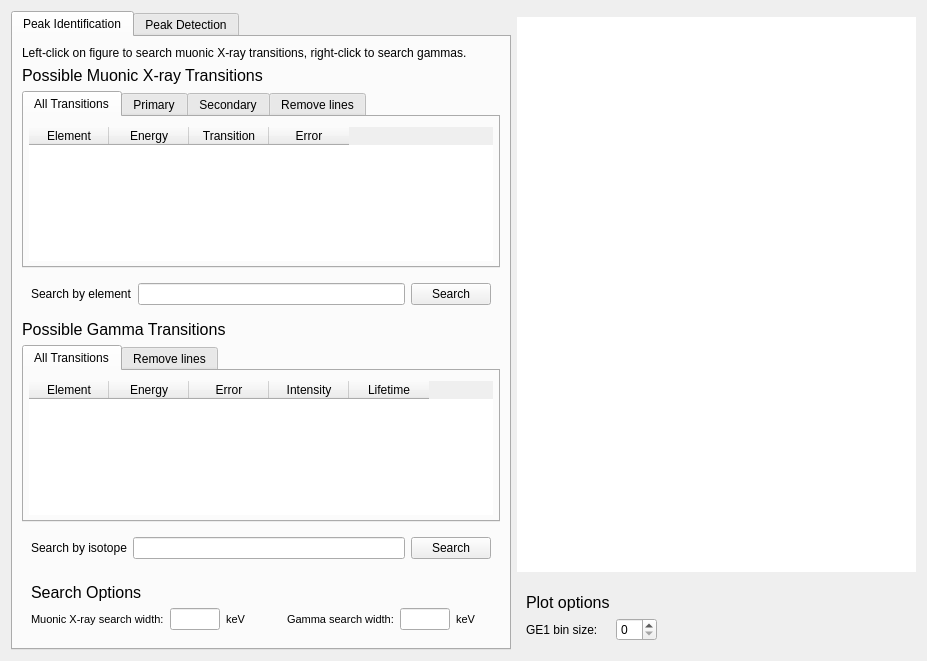
<?xml version="1.0" encoding="UTF-8"?>
<ui version="4.0">
 <class>plot_analysis</class>
 <widget class="QWidget" name="plot_analysis">
  <property name="enabled">
   <bool>true</bool>
  </property>
  <property name="geometry">
   <rect>
    <x>0</x>
    <y>0</y>
    <width>923</width>
    <height>661</height>
   </rect>
  </property>
  <property name="cursor">
   <cursorShape>ArrowCursor</cursorShape>
  </property>
  <property name="windowTitle">
   <string>Form</string>
  </property>
  <layout class="QGridLayout" name="gridLayout_2">
   <item row="1" column="1">
    <widget class="QWidget" name="plot_widget_container" native="true">
     <property name="sizePolicy">
      <sizepolicy hsizetype="Expanding" vsizetype="Expanding">
       <horstretch>0</horstretch>
       <verstretch>0</verstretch>
      </sizepolicy>
     </property>
     <property name="minimumSize">
      <size>
       <width>399</width>
       <height>0</height>
      </size>
     </property>
     <property name="styleSheet">
      <string notr="true">background: white</string>
     </property>
    </widget>
   </item>
   <item row="0" column="0" rowspan="4">
    <widget class="QTabWidget" name="tab_menu">
     <property name="enabled">
      <bool>true</bool>
     </property>
     <property name="minimumSize">
      <size>
       <width>500</width>
       <height>0</height>
      </size>
     </property>
     <property name="maximumSize">
      <size>
       <width>500</width>
       <height>16777215</height>
      </size>
     </property>
     <property name="baseSize">
      <size>
       <width>0</width>
       <height>0</height>
      </size>
     </property>
     <property name="currentIndex">
      <number>0</number>
     </property>
     <widget class="QWidget" name="click_search_container">
      <property name="minimumSize">
       <size>
        <width>0</width>
        <height>0</height>
       </size>
      </property>
      <property name="styleSheet">
       <string notr="true"/>
      </property>
      <attribute name="title">
       <string>Peak Identification</string>
      </attribute>
      <layout class="QVBoxLayout" name="verticalLayout">
       <item>
        <widget class="QLabel" name="instruction_label">
         <property name="text">
          <string>Left-click on figure to search muonic X-ray transitions, right-click to search gammas.</string>
         </property>
        </widget>
       </item>
       <item>
        <widget class="QLabel" name="muonic_xray_table_label">
         <property name="font">
          <font>
           <pointsize>12</pointsize>
          </font>
         </property>
         <property name="text">
          <string>Possible Muonic X-ray Transitions</string>
         </property>
        </widget>
       </item>
       <item>
        <widget class="QTabWidget" name="muonic_xrays_tab_menu">
         <property name="enabled">
          <bool>true</bool>
         </property>
         <property name="layoutDirection">
          <enum>Qt::LeftToRight</enum>
         </property>
         <property name="autoFillBackground">
          <bool>false</bool>
         </property>
         <property name="styleSheet">
          <string notr="true"/>
         </property>
         <property name="tabShape">
          <enum>QTabWidget::Rounded</enum>
         </property>
         <property name="currentIndex">
          <number>0</number>
         </property>
         <property name="elideMode">
          <enum>Qt::ElideNone</enum>
         </property>
         <property name="documentMode">
          <bool>false</bool>
         </property>
         <property name="tabsClosable">
          <bool>false</bool>
         </property>
         <property name="tabBarAutoHide">
          <bool>false</bool>
         </property>
         <widget class="QWidget" name="all_tab_2">
          <property name="enabled">
           <bool>true</bool>
          </property>
          <property name="autoFillBackground">
           <bool>false</bool>
          </property>
          <property name="styleSheet">
           <string notr="true"/>
          </property>
          <attribute name="title">
           <string>All Transitions</string>
          </attribute>
          <layout class="QVBoxLayout" name="verticalLayout_2">
           <property name="spacing">
            <number>0</number>
           </property>
           <property name="leftMargin">
            <number>5</number>
           </property>
           <property name="topMargin">
            <number>10</number>
           </property>
           <property name="rightMargin">
            <number>5</number>
           </property>
           <property name="bottomMargin">
            <number>5</number>
           </property>
           <item>
            <widget class="BaseTable" name="muonic_xray_table_all">
             <property name="enabled">
              <bool>true</bool>
             </property>
             <property name="sizePolicy">
              <sizepolicy hsizetype="Expanding" vsizetype="Expanding">
               <horstretch>3</horstretch>
               <verstretch>0</verstretch>
              </sizepolicy>
             </property>
             <property name="autoFillBackground">
              <bool>false</bool>
             </property>
             <property name="styleSheet">
              <string notr="true"/>
             </property>
             <property name="frameShape">
              <enum>QFrame::NoFrame</enum>
             </property>
             <property name="sizeAdjustPolicy">
              <enum>QAbstractScrollArea::AdjustIgnored</enum>
             </property>
             <property name="alternatingRowColors">
              <bool>false</bool>
             </property>
             <property name="showGrid">
              <bool>true</bool>
             </property>
             <property name="gridStyle">
              <enum>Qt::SolidLine</enum>
             </property>
             <property name="sortingEnabled">
              <bool>true</bool>
             </property>
             <property name="wordWrap">
              <bool>true</bool>
             </property>
             <property name="cornerButtonEnabled">
              <bool>false</bool>
             </property>
             <attribute name="horizontalHeaderCascadingSectionResizes">
              <bool>false</bool>
             </attribute>
             <attribute name="horizontalHeaderMinimumSectionSize">
              <number>32</number>
             </attribute>
             <attribute name="horizontalHeaderDefaultSectionSize">
              <number>80</number>
             </attribute>
             <attribute name="horizontalHeaderStretchLastSection">
              <bool>false</bool>
             </attribute>
             <attribute name="verticalHeaderCascadingSectionResizes">
              <bool>false</bool>
             </attribute>
             <attribute name="verticalHeaderShowSortIndicator" stdset="0">
              <bool>true</bool>
             </attribute>
             <attribute name="verticalHeaderStretchLastSection">
              <bool>false</bool>
             </attribute>
             <column>
              <property name="text">
               <string>Element</string>
              </property>
             </column>
             <column>
              <property name="text">
               <string>Energy</string>
              </property>
             </column>
             <column>
              <property name="text">
               <string>Transition</string>
              </property>
             </column>
             <column>
              <property name="text">
               <string>Error</string>
              </property>
             </column>
            </widget>
           </item>
          </layout>
         </widget>
         <widget class="QWidget" name="prim_tab">
          <property name="enabled">
           <bool>true</bool>
          </property>
          <attribute name="title">
           <string>Primary</string>
          </attribute>
          <layout class="QVBoxLayout" name="verticalLayout_4">
           <property name="leftMargin">
            <number>5</number>
           </property>
           <property name="topMargin">
            <number>10</number>
           </property>
           <property name="rightMargin">
            <number>5</number>
           </property>
           <property name="bottomMargin">
            <number>5</number>
           </property>
           <item>
            <widget class="BaseTable" name="muonic_xray_table_prim">
             <property name="enabled">
              <bool>true</bool>
             </property>
             <property name="sizePolicy">
              <sizepolicy hsizetype="Expanding" vsizetype="Expanding">
               <horstretch>3</horstretch>
               <verstretch>0</verstretch>
              </sizepolicy>
             </property>
             <property name="autoFillBackground">
              <bool>false</bool>
             </property>
             <property name="styleSheet">
              <string notr="true"/>
             </property>
             <property name="frameShape">
              <enum>QFrame::NoFrame</enum>
             </property>
             <property name="sizeAdjustPolicy">
              <enum>QAbstractScrollArea::AdjustIgnored</enum>
             </property>
             <property name="alternatingRowColors">
              <bool>false</bool>
             </property>
             <property name="showGrid">
              <bool>true</bool>
             </property>
             <property name="gridStyle">
              <enum>Qt::SolidLine</enum>
             </property>
             <property name="sortingEnabled">
              <bool>true</bool>
             </property>
             <property name="wordWrap">
              <bool>true</bool>
             </property>
             <property name="cornerButtonEnabled">
              <bool>false</bool>
             </property>
             <attribute name="horizontalHeaderCascadingSectionResizes">
              <bool>false</bool>
             </attribute>
             <attribute name="horizontalHeaderMinimumSectionSize">
              <number>32</number>
             </attribute>
             <attribute name="horizontalHeaderDefaultSectionSize">
              <number>80</number>
             </attribute>
             <attribute name="horizontalHeaderStretchLastSection">
              <bool>false</bool>
             </attribute>
             <attribute name="verticalHeaderCascadingSectionResizes">
              <bool>false</bool>
             </attribute>
             <attribute name="verticalHeaderShowSortIndicator" stdset="0">
              <bool>true</bool>
             </attribute>
             <attribute name="verticalHeaderStretchLastSection">
              <bool>false</bool>
             </attribute>
             <column>
              <property name="text">
               <string>Element</string>
              </property>
             </column>
             <column>
              <property name="text">
               <string>Energy</string>
              </property>
             </column>
             <column>
              <property name="text">
               <string>Transition</string>
              </property>
             </column>
             <column>
              <property name="text">
               <string>Error</string>
              </property>
             </column>
            </widget>
           </item>
          </layout>
         </widget>
         <widget class="QWidget" name="sec_tab">
          <attribute name="title">
           <string>Secondary</string>
          </attribute>
          <layout class="QVBoxLayout" name="verticalLayout_5">
           <property name="leftMargin">
            <number>5</number>
           </property>
           <property name="topMargin">
            <number>10</number>
           </property>
           <property name="rightMargin">
            <number>5</number>
           </property>
           <property name="bottomMargin">
            <number>5</number>
           </property>
           <item>
            <widget class="BaseTable" name="muonic_xray_table_sec">
             <property name="enabled">
              <bool>true</bool>
             </property>
             <property name="sizePolicy">
              <sizepolicy hsizetype="Expanding" vsizetype="Expanding">
               <horstretch>3</horstretch>
               <verstretch>0</verstretch>
              </sizepolicy>
             </property>
             <property name="autoFillBackground">
              <bool>false</bool>
             </property>
             <property name="styleSheet">
              <string notr="true"/>
             </property>
             <property name="frameShape">
              <enum>QFrame::NoFrame</enum>
             </property>
             <property name="sizeAdjustPolicy">
              <enum>QAbstractScrollArea::AdjustIgnored</enum>
             </property>
             <property name="alternatingRowColors">
              <bool>false</bool>
             </property>
             <property name="showGrid">
              <bool>true</bool>
             </property>
             <property name="gridStyle">
              <enum>Qt::SolidLine</enum>
             </property>
             <property name="sortingEnabled">
              <bool>true</bool>
             </property>
             <property name="wordWrap">
              <bool>true</bool>
             </property>
             <property name="cornerButtonEnabled">
              <bool>false</bool>
             </property>
             <attribute name="horizontalHeaderCascadingSectionResizes">
              <bool>false</bool>
             </attribute>
             <attribute name="horizontalHeaderMinimumSectionSize">
              <number>32</number>
             </attribute>
             <attribute name="horizontalHeaderDefaultSectionSize">
              <number>80</number>
             </attribute>
             <attribute name="horizontalHeaderStretchLastSection">
              <bool>false</bool>
             </attribute>
             <attribute name="verticalHeaderCascadingSectionResizes">
              <bool>false</bool>
             </attribute>
             <attribute name="verticalHeaderMinimumSectionSize">
              <number>12</number>
             </attribute>
             <attribute name="verticalHeaderShowSortIndicator" stdset="0">
              <bool>true</bool>
             </attribute>
             <attribute name="verticalHeaderStretchLastSection">
              <bool>false</bool>
             </attribute>
             <column>
              <property name="text">
               <string>Element</string>
              </property>
             </column>
             <column>
              <property name="text">
               <string>Energy</string>
              </property>
             </column>
             <column>
              <property name="text">
               <string>Transition</string>
              </property>
             </column>
             <column>
              <property name="text">
               <string>Error</string>
              </property>
             </column>
            </widget>
           </item>
          </layout>
         </widget>
         <widget class="QWidget" name="remove_tab_2">
          <attribute name="title">
           <string>Remove lines</string>
          </attribute>
          <layout class="QVBoxLayout" name="verticalLayout_6">
           <property name="leftMargin">
            <number>5</number>
           </property>
           <property name="topMargin">
            <number>10</number>
           </property>
           <property name="rightMargin">
            <number>5</number>
           </property>
           <property name="bottomMargin">
            <number>5</number>
           </property>
           <item>
            <widget class="BaseTable" name="plotted_mu_xrays_table">
             <property name="styleSheet">
              <string notr="true"/>
             </property>
             <property name="frameShape">
              <enum>QFrame::NoFrame</enum>
             </property>
             <column>
              <property name="text">
               <string>Click to remove line.</string>
              </property>
             </column>
            </widget>
           </item>
          </layout>
         </widget>
        </widget>
       </item>
       <item>
        <widget class="QWidget" name="muon_search_widget" native="true">
         <layout class="QHBoxLayout" name="horizontalLayout">
          <item alignment="Qt::AlignLeft">
           <widget class="QLabel" name="muon_search_label">
            <property name="sizePolicy">
             <sizepolicy hsizetype="Minimum" vsizetype="Preferred">
              <horstretch>0</horstretch>
              <verstretch>0</verstretch>
             </sizepolicy>
            </property>
            <property name="text">
             <string>Search by element</string>
            </property>
           </widget>
          </item>
          <item>
           <widget class="QLineEdit" name="muon_search_line_edit"/>
          </item>
          <item>
           <widget class="QPushButton" name="muon_search_button">
            <property name="text">
             <string>Search</string>
            </property>
           </widget>
          </item>
         </layout>
        </widget>
       </item>
       <item>
        <widget class="QLabel" name="gamma_table_label">
         <property name="font">
          <font>
           <pointsize>12</pointsize>
          </font>
         </property>
         <property name="text">
          <string>Possible Gamma Transitions</string>
         </property>
        </widget>
       </item>
       <item>
        <widget class="QTabWidget" name="gamma_tab_menu">
         <property name="currentIndex">
          <number>0</number>
         </property>
         <widget class="QWidget" name="all_tab">
          <attribute name="title">
           <string>All Transitions</string>
          </attribute>
          <layout class="QVBoxLayout" name="verticalLayout_3">
           <property name="leftMargin">
            <number>5</number>
           </property>
           <property name="topMargin">
            <number>10</number>
           </property>
           <property name="rightMargin">
            <number>5</number>
           </property>
           <property name="bottomMargin">
            <number>5</number>
           </property>
           <item>
            <widget class="BaseTable" name="gamma_table">
             <property name="sizePolicy">
              <sizepolicy hsizetype="Expanding" vsizetype="Expanding">
               <horstretch>0</horstretch>
               <verstretch>0</verstretch>
              </sizepolicy>
             </property>
             <property name="layoutDirection">
              <enum>Qt::LeftToRight</enum>
             </property>
             <property name="autoFillBackground">
              <bool>false</bool>
             </property>
             <property name="styleSheet">
              <string notr="true"/>
             </property>
             <property name="frameShape">
              <enum>QFrame::NoFrame</enum>
             </property>
             <property name="frameShadow">
              <enum>QFrame::Sunken</enum>
             </property>
             <property name="sizeAdjustPolicy">
              <enum>QAbstractScrollArea::AdjustIgnored</enum>
             </property>
             <property name="alternatingRowColors">
              <bool>false</bool>
             </property>
             <property name="showGrid">
              <bool>true</bool>
             </property>
             <property name="gridStyle">
              <enum>Qt::SolidLine</enum>
             </property>
             <property name="sortingEnabled">
              <bool>true</bool>
             </property>
             <attribute name="horizontalHeaderMinimumSectionSize">
              <number>75</number>
             </attribute>
             <attribute name="horizontalHeaderDefaultSectionSize">
              <number>80</number>
             </attribute>
             <attribute name="horizontalHeaderShowSortIndicator" stdset="0">
              <bool>true</bool>
             </attribute>
             <attribute name="verticalHeaderMinimumSectionSize">
              <number>12</number>
             </attribute>
             <attribute name="verticalHeaderShowSortIndicator" stdset="0">
              <bool>true</bool>
             </attribute>
             <column>
              <property name="text">
               <string>Element</string>
              </property>
             </column>
             <column>
              <property name="text">
               <string>Energy</string>
              </property>
             </column>
             <column>
              <property name="text">
               <string>Error</string>
              </property>
             </column>
             <column>
              <property name="text">
               <string>Intensity</string>
              </property>
             </column>
             <column>
              <property name="text">
               <string>Lifetime</string>
              </property>
             </column>
            </widget>
           </item>
          </layout>
         </widget>
         <widget class="QWidget" name="remove_tab">
          <attribute name="title">
           <string>Remove lines</string>
          </attribute>
          <layout class="QVBoxLayout" name="verticalLayout_7">
           <property name="leftMargin">
            <number>5</number>
           </property>
           <property name="topMargin">
            <number>10</number>
           </property>
           <property name="rightMargin">
            <number>5</number>
           </property>
           <property name="bottomMargin">
            <number>5</number>
           </property>
           <item>
            <widget class="BaseTable" name="plotted_gammas_table">
             <property name="styleSheet">
              <string notr="true"/>
             </property>
             <property name="frameShape">
              <enum>QFrame::NoFrame</enum>
             </property>
             <column>
              <property name="text">
               <string>Click to remove line.</string>
              </property>
             </column>
            </widget>
           </item>
          </layout>
         </widget>
        </widget>
       </item>
       <item>
        <widget class="QWidget" name="gamma_search_widget" native="true">
         <layout class="QHBoxLayout" name="horizontalLayout_2">
          <item>
           <widget class="QLabel" name="gamma_search_label">
            <property name="sizePolicy">
             <sizepolicy hsizetype="Minimum" vsizetype="Preferred">
              <horstretch>0</horstretch>
              <verstretch>0</verstretch>
             </sizepolicy>
            </property>
            <property name="text">
             <string>Search by isotope</string>
            </property>
           </widget>
          </item>
          <item>
           <widget class="QLineEdit" name="gamma_search_line_edit"/>
          </item>
          <item>
           <widget class="QPushButton" name="gamma_search_button">
            <property name="text">
             <string>Search</string>
            </property>
           </widget>
          </item>
         </layout>
        </widget>
       </item>
       <item alignment="Qt::AlignBottom">
        <widget class="QWidget" name="options_container" native="true">
         <property name="styleSheet">
          <string notr="true"/>
         </property>
         <layout class="QGridLayout" name="gridLayout">
          <item row="3" column="2">
           <widget class="QLineEdit" name="mu_xray_search_width_line_edit">
            <property name="minimumSize">
             <size>
              <width>0</width>
              <height>0</height>
             </size>
            </property>
            <property name="maximumSize">
             <size>
              <width>50</width>
              <height>16777215</height>
             </size>
            </property>
            <property name="text">
             <string/>
            </property>
           </widget>
          </item>
          <item row="3" column="0">
           <widget class="QLabel" name="mu_xray_search_width_label">
            <property name="maximumSize">
             <size>
              <width>150</width>
              <height>16777215</height>
             </size>
            </property>
            <property name="font">
             <font>
              <pointsize>8</pointsize>
             </font>
            </property>
            <property name="text">
             <string>Muonic X-ray search width:</string>
            </property>
           </widget>
          </item>
          <item row="0" column="0">
           <widget class="QLabel" name="options_label">
            <property name="font">
             <font>
              <pointsize>12</pointsize>
             </font>
            </property>
            <property name="text">
             <string>Search Options</string>
            </property>
           </widget>
          </item>
          <item row="3" column="4">
           <spacer name="verticalSpacer">
            <property name="orientation">
             <enum>Qt::Vertical</enum>
            </property>
            <property name="sizeHint" stdset="0">
             <size>
              <width>20</width>
              <height>40</height>
             </size>
            </property>
           </spacer>
          </item>
          <item row="3" column="3">
           <widget class="QLabel" name="kev_label">
            <property name="font">
             <font>
              <pointsize>8</pointsize>
             </font>
            </property>
            <property name="text">
             <string>keV</string>
            </property>
           </widget>
          </item>
          <item row="3" column="5">
           <widget class="QLabel" name="gamma_search_width_label">
            <property name="maximumSize">
             <size>
              <width>150</width>
              <height>16777215</height>
             </size>
            </property>
            <property name="font">
             <font>
              <pointsize>8</pointsize>
             </font>
            </property>
            <property name="text">
             <string>Gamma search width:</string>
            </property>
           </widget>
          </item>
          <item row="3" column="6">
           <widget class="QLineEdit" name="gamma_search_width_line_edit">
            <property name="minimumSize">
             <size>
              <width>0</width>
              <height>0</height>
             </size>
            </property>
            <property name="maximumSize">
             <size>
              <width>50</width>
              <height>16777215</height>
             </size>
            </property>
            <property name="text">
             <string/>
            </property>
           </widget>
          </item>
          <item row="3" column="7">
           <widget class="QLabel" name="kev_label_2">
            <property name="font">
             <font>
              <pointsize>8</pointsize>
             </font>
            </property>
            <property name="text">
             <string>keV</string>
            </property>
           </widget>
          </item>
         </layout>
        </widget>
       </item>
      </layout>
     </widget>
     <widget class="QWidget" name="peak_find_container">
      <attribute name="title">
       <string>Peak Detection</string>
      </attribute>
      <layout class="QVBoxLayout" name="verticalLayout_8">
       <item>
        <widget class="QLabel" name="label_3">
         <property name="font">
          <font>
           <pointsize>12</pointsize>
          </font>
         </property>
         <property name="text">
          <string>Detect peaks and search muonic X-ray database</string>
         </property>
        </widget>
       </item>
       <item>
        <widget class="QWidget" name="settings_container" native="true">
         <property name="sizePolicy">
          <sizepolicy hsizetype="MinimumExpanding" vsizetype="Preferred">
           <horstretch>0</horstretch>
           <verstretch>0</verstretch>
          </sizepolicy>
         </property>
         <layout class="QGridLayout" name="gridLayout_3">
          <property name="bottomMargin">
           <number>0</number>
          </property>
          <item row="1" column="1" alignment="Qt::AlignLeft">
           <widget class="QLabel" name="routine_select_label">
            <property name="text">
             <string>Select peak finding routine</string>
            </property>
           </widget>
          </item>
          <item row="2" column="1">
           <widget class="QCheckBox" name="use_default_checkbox">
            <property name="text">
             <string>Use default settings?</string>
            </property>
            <property name="checked">
             <bool>true</bool>
            </property>
           </widget>
          </item>
          <item row="1" column="2">
           <widget class="QComboBox" name="routine_select_combo"/>
          </item>
         </layout>
        </widget>
       </item>
       <item alignment="Qt::AlignTop">
        <widget class="QWidget" name="custom_settings_container" native="true">
         <property name="enabled">
          <bool>true</bool>
         </property>
         <layout class="QFormLayout" name="formLayout">
          <property name="verticalSpacing">
           <number>3</number>
          </property>
          <property name="leftMargin">
           <number>9</number>
          </property>
          <property name="topMargin">
           <number>0</number>
          </property>
          <property name="rightMargin">
           <number>9</number>
          </property>
          <property name="bottomMargin">
           <number>0</number>
          </property>
          <item row="0" column="0">
           <widget class="QLabel" name="height_label">
            <property name="text">
             <string>Minimum Peak Height</string>
            </property>
           </widget>
          </item>
          <item row="0" column="1">
           <widget class="QLineEdit" name="height_line_edit"/>
          </item>
          <item row="2" column="0">
           <widget class="QLabel" name="threshold_label">
            <property name="text">
             <string>Threshold</string>
            </property>
           </widget>
          </item>
          <item row="2" column="1">
           <widget class="QLineEdit" name="threshold_line_edit"/>
          </item>
          <item row="4" column="0">
           <widget class="QLabel" name="distance_label">
            <property name="text">
             <string>Maximum Peak Distance</string>
            </property>
           </widget>
          </item>
          <item row="4" column="1">
           <widget class="QLineEdit" name="distance_line_edit"/>
          </item>
         </layout>
        </widget>
       </item>
       <item>
        <widget class="QPushButton" name="find_peaks_button">
         <property name="text">
          <string>Find Peaks</string>
         </property>
        </widget>
       </item>
       <item>
        <widget class="QLabel" name="label">
         <property name="font">
          <font>
           <pointsize>12</pointsize>
          </font>
         </property>
         <property name="text">
          <string>Results</string>
         </property>
        </widget>
       </item>
       <item>
        <widget class="BaseTable" name="peakfind_results_table">
         <property name="maximumSize">
          <size>
           <width>16777215</width>
           <height>150</height>
          </size>
         </property>
         <property name="frameShape">
          <enum>QFrame::NoFrame</enum>
         </property>
         <column>
          <property name="text">
           <string>Detector</string>
          </property>
         </column>
         <column>
          <property name="text">
           <string>Most frequently detected elements</string>
          </property>
         </column>
        </widget>
       </item>
       <item>
        <widget class="QLabel" name="label_2">
         <property name="font">
          <font>
           <pointsize>12</pointsize>
          </font>
         </property>
         <property name="text">
          <string>Detailed report</string>
         </property>
        </widget>
       </item>
       <item>
        <widget class="QTreeWidget" name="peakfind_results_tree">
         <property name="frameShape">
          <enum>QFrame::NoFrame</enum>
         </property>
         <column>
          <property name="text">
           <string>Detector</string>
          </property>
         </column>
         <column>
          <property name="text">
           <string>Peak detected</string>
          </property>
         </column>
         <column>
          <property name="text">
           <string>Possible Elements</string>
          </property>
         </column>
        </widget>
       </item>
       <item alignment="Qt::AlignTop">
        <widget class="QPushButton" name="reset_button">
         <property name="text">
          <string>Reset</string>
         </property>
        </widget>
       </item>
      </layout>
     </widget>
    </widget>
   </item>
   <item row="3" column="1">
    <widget class="QFrame" name="frame">
     <property name="frameShape">
      <enum>QFrame::NoFrame</enum>
     </property>
     <layout class="QGridLayout" name="gridLayout_4">
      <item row="1" column="2">
       <widget class="QSpinBox" name="bin_size_spin_box"/>
      </item>
      <item row="1" column="1">
       <widget class="QLabel" name="label_4">
        <property name="sizePolicy">
         <sizepolicy hsizetype="Maximum" vsizetype="Preferred">
          <horstretch>0</horstretch>
          <verstretch>0</verstretch>
         </sizepolicy>
        </property>
        <property name="maximumSize">
         <size>
          <width>110</width>
          <height>16777215</height>
         </size>
        </property>
        <property name="text">
         <string>GE1 bin size:</string>
        </property>
       </widget>
      </item>
      <item row="1" column="3">
       <spacer name="horizontalSpacer">
        <property name="orientation">
         <enum>Qt::Horizontal</enum>
        </property>
        <property name="sizeHint" stdset="0">
         <size>
          <width>40</width>
          <height>20</height>
         </size>
        </property>
       </spacer>
      </item>
      <item row="0" column="1">
       <widget class="QLabel" name="label_6">
        <property name="font">
         <font>
          <pointsize>12</pointsize>
         </font>
        </property>
        <property name="text">
         <string>Plot options</string>
        </property>
       </widget>
      </item>
     </layout>
    </widget>
   </item>
  </layout>
 </widget>
 <customwidgets>
  <customwidget>
   <class>BaseTable</class>
   <extends>QTableWidget</extends>
   <header>EVA.gui.base.base_table</header>
  </customwidget>
 </customwidgets>
 <resources/>
 <connections/>
</ui>
